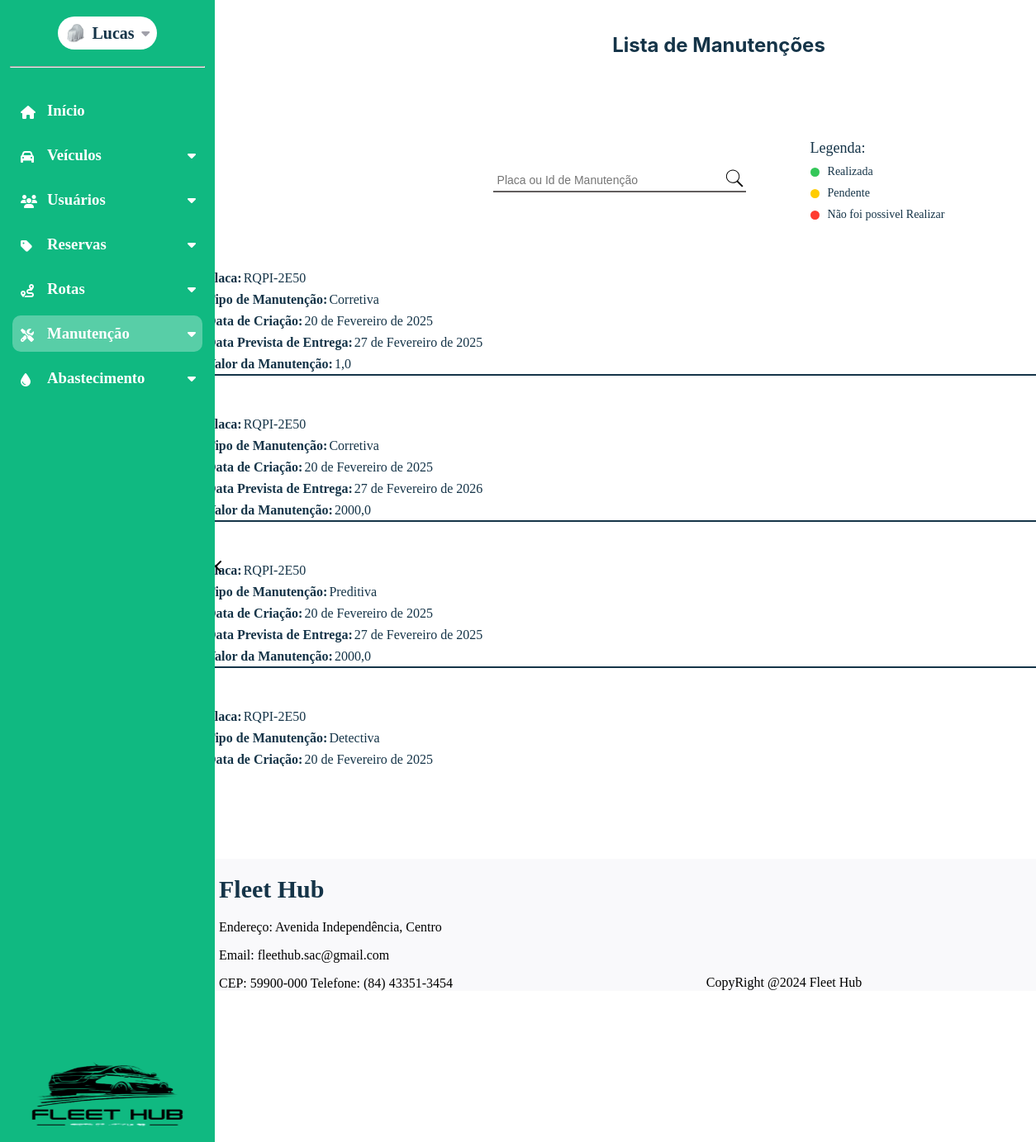
The page /listagem_manutencao (signed in) on the database its author committed.
### dashboard/models.py (models this page shows, shortened)
class CustomUser(AbstractUser):
    nome = models.CharField(max_length=50)
    email = models.EmailField(max_length=254, unique=True)
    cpf = models.CharField(max_length=11, unique=True)
    telefone = models.CharField(max_length=15)
    rua = models.CharField(max_length=35)
    bairro = models.CharField(max_length=35)
    cidade = models.CharField(max_length=35)
    cep = models.CharField(max_length=15)
    imagem = models.ImageField(
        upload_to="imagens/usuario",
        height_field=None,
        width_field=None,
        max_length=None,
        default="carro-escondido.jpg",
    )
    estado = models.ForeignKey(Estado, on_delete=models.CASCADE, null=True, blank=True)
    tipo_usuario = models.ForeignKey(TipoUsuario, on_delete=models.CASCADE, null=True, blank=True)
    status_usuario = models.ForeignKey(StatusUsuario, on_delete=models.CASCADE, null=True, blank=True)
    groups = models.ManyToManyField(
        "auth.Group",
        related_name="customuser_set",
        blank=True
    )
    user_permissions = models.ManyToManyField(
        "auth.Permission",
        related_name="customuser_permissions_set",
        blank=True
    )

class Manutencao(models.Model):
    veiculo = models.ForeignKey(Veiculo,on_delete=models.SET_NULL,related_name='veiculo_manutencao',null=True)
    km_atual = models.IntegerField()
    tipo_manutencao = models.ForeignKey(Tipo_Manutencao,on_delete=models.SET_NULL,related_name='manutencao_tipo',null=True)
    prioridade = models.ForeignKey(Prioridade_Atendimento,on_delete=models.SET_NULL,related_name='manutencao_prioridade',null=True)
    data_prevista = models.DateField()
    valor_manutencao = models.FloatField()
    comentario = models.TextField()
    status = models.ForeignKey(Status_Manutencao,on_delete=models.SET_NULL,related_name='manutencao_status',null=True)
    data_cadastro = models.DateField(auto_now_add=True)
    data_alteracao = models.DateField(auto_now=True)
    usuario_cadastro = models.ForeignKey(
        CustomUser,
        on_delete=models.SET_NULL,
        null=True,
        blank=True,
        related_name="manutencao_cadastrada",
    )
    usuario_alteracao = models.ForeignKey(
        CustomUser,
        on_delete=models.SET_NULL,
        null=True,
        blank=True,
        related_name="manutencao_alterada",
    )

class Veiculo(models.Model):
    modelo = models.CharField(max_length=50)
    marca = models.CharField(max_length=100)
    valor_compra = models.CharField(max_length=25)
    ano = models.IntegerField()
    km = models.CharField(max_length=20)
    motor = models.CharField(max_length=10)
    placa = models.CharField(max_length=20)
    chassi = models.CharField(max_length=20)
    cor = models.CharField(max_length=50, default="indefinido")
    imagem = models.ImageField(
        upload_to="imagens/veiculos",
        height_field=None,
        width_field=None,
        max_length=None,
        default="media/carro-escondido.jpg",
    )
    status = models.ForeignKey(
    Status_Veiculo,
    on_delete=models.SET_NULL,
    null=True,
    blank=True,
    related_name="veiculos_status"
)
    data_cadastro = models.DateField(auto_now_add=True)
    data_alteracao = models.DateField(auto_now=True)
    usuario_cadastro = models.ForeignKey(
        CustomUser,
        on_delete=models.SET_NULL,
        null=True,
        blank=True,
        related_name="veiculos_cadastrados",
    )
    usuario_alteracao = models.ForeignKey(
        CustomUser,
        on_delete=models.SET_NULL,
        null=True,
        blank=True,
        related_name="veiculos_alterados",
    )

class Tipo_Manutencao(models.Model):
    nome_manutencao = models.CharField(max_length=100)

### dashboard/views.py (the view)
# urls.py: path('listagem_manutencao',views.listagem_manutencao,name='listagem_manutencao'),
@login_required
def listagem_manutencao(request):
    manutencao = Manutencao.objects.all()
    return render(request,'dashboard/listagem_manutencao.html',{
        'manutencao' : manutencao
    })

### dashboard/templates/dashboard/listagem_manutencao.html (shortened to what this page needs)
{% extends 'base.html' %}
{% load static %}
{% block page_name %}Listagem_Manutencao{% endblock page_name %}
{% block estilos %}
<link rel="stylesheet" href="{% static 'css/listagem_manutencao.css' %}">
{% endblock estilos %}
{% block content %}
<section id="content-listagem">
    <h1 id="page_title">Lista de Manutenções</h1>
    <div id="search-legenda">
    <div id="search-box">
        <form action="/search" method="GET">
                <div id="descr-search">
                    <input type="text" id="search-input" name="query" placeholder="Placa ou Id de Manutenção" style="border: none; outline: none; padding: 5px; font-size: 14px; flex: 1;">
                    <button type="submit" style="background: none; border: none; cursor: pointer; padding: 0;">
                    </button>
                </div>
            <div id="linha-search"></div>
        </form>
    </div>
    <div id="legenda">
        <p>Legenda:</p>
        <div id="descr-legenda">
            <div id="bolinha-filtro" style="background-color: #34C759;"></div>
            <p>Realizada</p>
        </div>
        <div id="descr-legenda">
            <div id="bolinha-filtro" style="background-color: #FFCC00;"></div>
            <p>Pendente</p>
        </div>
        <div id="descr-legenda">
            <div id="bolinha-filtro" style="background-color: #FF3B30;"></div>
            <p>Não foi possivel Realizar</p>
        </div>
    </div>
    </div>
    <div id="lista-veiculos">
        {% for manutencoes in manutencao %}
            <div id="linha-final">
            <div id="linha-veiculo">
                <div id="img-veiculo">
                    <div id="elementos-veiculo">
                        <div id="elementos-filhos">
                            <p id="titulo">Placa:</p>
                            <p id="resultado">{{manutencoes.veiculo.placa}}</p>
                        </div>
                        <div id="elementos-filhos">
                            <p id="titulo">Tipo de Manutenção:</p>
                            <p id="resultado">{{manutencoes.tipo_manutencao.nome_manutencao}}</p>
                        </div>
                        <div id="elementos-filhos">
                            <p id="titulo">Data de Criação:</p>
                            <p id="resultado">{{manutencoes.data_cadastro}}</p>
                        </div>
                        <div id="elementos-filhos">
                            <p id="titulo">Data Prevista de Entrega:</p>
                            <p id="resultado">{{manutencoes.data_prevista}}</p>
                        </div>
                        <div id="elementos-filhos">
                            <p id="titulo">Valor da Manutenção:</p>
                            <p id="resultado">{{manutencoes.valor_manutencao}}</p>
                        </div>
                    </div>
                </div>
        </div>
            <div id="linha"></div>
        </div>
    {% endfor %}
    </div>
</section>
{% endblock %}

### global_templates/base.html (shortened to what this page needs)
{% load static %}
<!DOCTYPE html>
<html lang="en">
<head>
    <link rel="stylesheet" href="{% static 'css/global-style.css' %}">
    {% block estilos %}{% endblock %}
    <link rel="stylesheet" href="https://cdnjs.cloudflare.com/ajax/libs/font-awesome/6.6.0/css/all.min.css"
 />
</head>
<body id="{% block body_id %}default-page{% endblock %}" data-page="{% block page_name %}default{% endblock %}">
    <div class="container-base" id="container-base">
        <aside id="sidebar">
            <div id="user-menu-sidebar">
                <div id="user_menu">
                    <img id="img_perfil" src="{{request.user.imagem.url}}" alt="" title="Imagem do Perfil">
                    <h1 id="gestor_name">{{request.user.first_name}}</h1>
                    <i id="user_icon" class="fa-solid fa-caret-down" style="color: #a1a1aa;"></i>
                </div>
                <hr>
                <div id="sidebar-expansive">
                    <a href="{% url 'tela_dashboard' %}" class="element-icon"><i class="fa-solid fa-house icon"
                            title="Início"></i>
                        <h3 id="text-init">Início</h3>
                    </a>
                    {% if user.tipo_usuario.nome == 'ADMIN' and user.status_usuario.status == 'Ativo' %}
                        <a class="element-icon" id="id-veiculos"><i class="fa-solid fa-car icon" title="Veículos"></i>
                            <h3 class="text-menu-lateral" id="text-veicles">Veículos</h3>
                            <i id="icon_veiculos" class="fa-solid fa-caret-down"
                                style="color: rgb(255, 255, 255); display: block; transform: rotate(0deg);"></i>
                        </a>
                    {% endif %}
                    {% if user.tipo_usuario.nome == 'ADMIN' or user.tipo_usuario.nome == 'Cliente' and user.status_usuario.status == 'Ativo' %}
                        <a class="element-icon" id="id-usuarios">
                            <i class="fa-solid fa-users icon" title="Usuários"></i>
                            <h3 class="text-menu-lateral" id="text-users">Usuários</h3>
                            <i id="icon_usuarios" class="fa-solid fa-caret-down"
                                style="color: rgb(255, 255, 255); display: block; transform: rotate(0deg);">
                            </i>
                        </a>
                    {% endif %}
                    {% if user.tipo_usuario.nome == 'ADMIN' or user.tipo_usuario.nome == 'Cliente' and user.status_usuario.status == 'Ativo' %}
                        <a class="element-icon" id="id-reservas"><i class="fa-solid fa-tag icon" title="Reservas"></i>
                            <h3 class="text-menu-lateral" id="text-reservations">Reservas</h3>
                                <i id="icon_reservas" class="fa-solid fa-caret-down"
                                style="color: rgb(255, 255, 255); display: block; transform: rotate(0deg);"></i>
                        </a>
                    {% endif %}
                    {% if user.tipo_usuario.nome == 'ADMIN' and user.status_usuario.status == 'Ativo' %}
                        <a class="element-icon" id="id-rotas"><i class="fa-solid fa-route icon" title="Rotas"></i>
                            <h3 class="text-menu-lateral" id="text-routes">Rotas</h3>
                                <i id="icon_rotas" class="fa-solid fa-caret-down"
                                style="color: rgb(255, 255, 255); display: block; transform: rotate(0deg);"></i>
                        </a>
                    {% endif %}
                    {% if user.tipo_usuario.nome == 'ADMIN' and user.status_usuario.status == 'Ativo' %}
                        <a class="element-icon" id="id-manutencao">
                            <i class="fa-solid fa-screwdriver-wrench icon" title="Manutenção">
                            </i>
                            <h3 class="text-menu-lateral" id="text-maintenance">Manutenção</h3>
                                <i id="icon_manutencao" class="fa-solid fa-caret-down"
                                style="color: rgb(255, 255, 255); display: block; transform: rotate(0deg);"></i>
                        </a>
                    {% endif %}
                    {% if user.tipo_usuario.nome == 'ADMIN' and user.status_usuario.status == 'Ativo' %}
                        <a class="element-icon" id="id-abastecimento">
                            <i class="fa-solid fa-droplet icon"
                                title="Abastecimento">
                            </i>
                        <h3 class="text-menu-lateral" id="text-supply">Abastecimento</h3>
                            <i id="icon_abastecimento" class="fa-solid fa-caret-down"
                                style="color: rgb(255, 255, 255); display: block; transform: rotate(0deg);"></i>
                        </a>
                    {% endif %}
                </div>
                <img src="{% static 'img/logo_fleethub.png' %}" alt="" style="width: 100%;">
            </div>
            <div id="div-img_sidebar-expansive"><i id="img_sidebar-expansive" class="fa-solid fa-chevron-left"></i></div>
        </aside>
    </div>
    <div id="content-and-footer">
        <div id='container-block-content'>
            {% block content %}{% endblock content %}
        </div>
        <footer>
            <div class="footer-left" style="margin-left: 15px;">
                <h1>Fleet Hub</h1>
                <p>Endereço: Avenida Independência, Centro</p>
                <p>Email: fleethub.sac@gmail.com</p>
                <p style="margin-bottom: 0;">CEP: 59900-000 Telefone: (84) 43351-3454</p>
            </div>
            <div class="footer-center">
                <p style="margin-bottom: 0; margin-top: 0;">CopyRight @2024 Fleet Hub </p>
            </div>
        </footer>
    </div>
</body>
</html>

### rows shown on the page
CustomUser: user.imagem (picture), user.first_name "Lucas"
Manutencao: veiculo.placa "RQPI-2E50", tipo_manutencao.nome_manutencao "Corretiva", data_cadastro "20 de Fevereiro de 2025", data_prevista "27 de Fevereiro de 2025", valor_manutencao "1,0"
Manutencao: veiculo.placa "RQPI-2E50", tipo_manutencao.nome_manutencao "Corretiva", data_cadastro "20 de Fevereiro de 2025", data_prevista "27 de Fevereiro de 2026", valor_manutencao "2000,0"
Manutencao: veiculo.placa "RQPI-2E50", tipo_manutencao.nome_manutencao "Preditiva", data_cadastro "20 de Fevereiro de 2025", data_prevista "27 de Fevereiro de 2025", valor_manutencao "2000,0"
Manutencao: veiculo.placa "RQPI-2E50", tipo_manutencao.nome_manutencao "Detectiva", data_cadastro "20 de Fevereiro de 2025"
